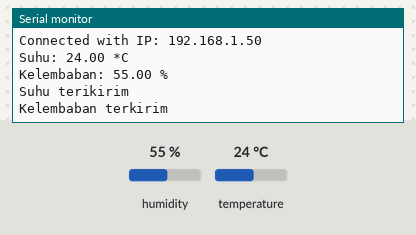
Recording of a sketch running on a simulated ESP8266 (NodeMCU). Parts: the last lines printed to the serial monitor. The inputs (shaded band) are chosen by the test bench; at power-on: humidity 55 %, temperature 24 °C. WiFi joins after 1.5 s; servers stay silent unless stated.

Above: at 2.7 s.
2.8 s: humidity set to 22 %
At 2.96 s:
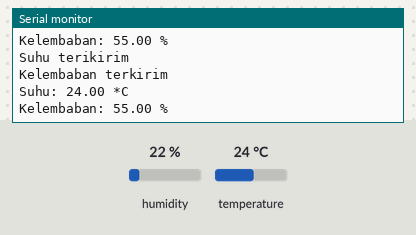
6.2 s: temperature set to 12 °C
At 7.05 s:
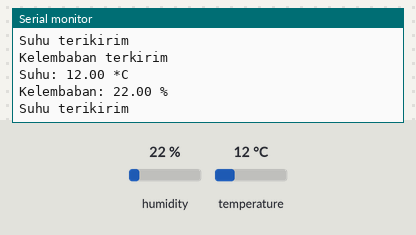
9.6 s: humidity set to 40 %
At 10.5 s:
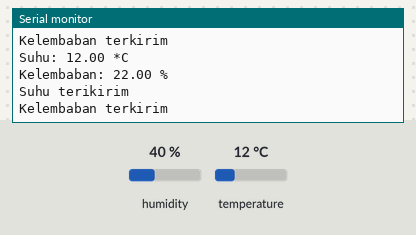
Timing chart, 0 to 12.6 s (numbered marks = the images above; inputs shaded):
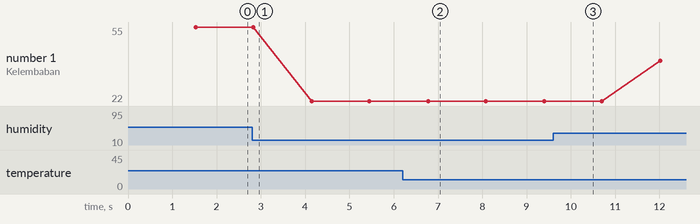

The sketch:

Monitoring_Real_Time.ino
```cpp
// Library yang diperlukan
#include <FirebaseESP8266.h>
#include <ESP8266WiFi.h>
#include <DHT.h>

// Mendefinisikan pin dan tipe sensor DHT
#define DHTPIN D1
#define DHTTYPE DHT11
DHT dht(DHTPIN, DHTTYPE);

// Harus diisi
#define FIREBASE_HOST "https://real-time-monitoring-b2124-default-rtdb.firebaseio.com/"
#define FIREBASE_AUTH "Yc3BW7XEyIr57GrooTSndGH9xC9TKbplX9HfpRZ9"
#define WIFI_SSID "Control Your Home"
#define WIFI_PASSWORD "babehngopii"

// mendeklarasikan objek dari FirebaseESP8266
FirebaseData firebaseData;

void setup()  {

  Serial.begin(115200);

  dht.begin();

  //Koneksi ke Wifi
  WiFi.begin(WIFI_SSID, WIFI_PASSWORD);
  Serial.print("connecting");
  while (WiFi.status() != WL_CONNECTED) {
    Serial.print(".");
    delay(500);
  }
  Serial.println();
  Serial.print("Connected with IP: ");
  Serial.println(WiFi.localIP());
  Serial.println();

  Firebase.begin(FIREBASE_HOST, FIREBASE_AUTH);
}

void loop(){

  //sensor DHT11 membaca suhu dan kelembaban
  float t = dht.readTemperature();
  float h = dht.readHumidity();

  // Memeriksa apakah sensor berhasil membaca suhu dan kelembaban
  if (isnan(t) || isnan(h)) {
    Serial.println("Gagal membaca sensor DHT11");
    return;
  }

  // Menampilkan suhu dan kelembaban pada serial monitor
  Serial.print("Suhu: ");
  Serial.print(t);
  Serial.println(" *C");
  Serial.print("Kelembaban: ");
  Serial.print(h);
  Serial.println(" %");
  Serial.println();

  // Memberikan status suhu dan kelembaban kepada firebase
  if (Firebase.setFloat(firebaseData, "/Hasil_Pembacaan/suhu", t)){
    Serial.println("Suhu terikirim");
  } else{
    Serial.println("Suhu tidak terkirim");
    Serial.println("Karena: " + firebaseData.errorReason());
  }

  if (Firebase.setFloat(firebaseData, "/Hasil_Pembacaan/kelembaban", h)){
    Serial.println("Kelembaban terkirim");
    Serial.println();
  } else{
    Serial.println("Kelembaban tidak terkirim");
    Serial.println("Karena: " + firebaseData.errorReason());
  }

 delay(1000);
}
```

Measured:
- after the input at 6.2 s, the serial monitor: prints a new line after 0.57 s (image 2)
- plotted number 1: 55 → 22 after the input at 2.8 s, 22 → 40 after the input at 9.6 s
